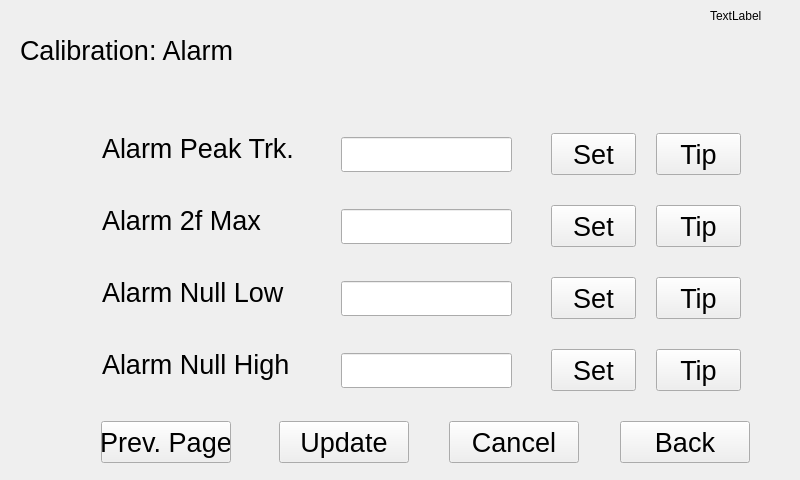
<?xml version="1.0" encoding="UTF-8"?>
<ui version="4.0">
 <class>alamDlg4</class>
 <widget class="QWidget" name="alamDlg4">
  <property name="geometry">
   <rect>
    <x>0</x>
    <y>0</y>
    <width>800</width>
    <height>480</height>
   </rect>
  </property>
  <property name="windowTitle">
   <string>Form</string>
  </property>
  <widget class="QLabel" name="label">
   <property name="geometry">
    <rect>
     <x>30</x>
     <y>20</y>
     <width>54</width>
     <height>12</height>
    </rect>
   </property>
   <property name="text">
    <string/>
   </property>
  </widget>
  <widget class="QLabel" name="label_2">
   <property name="geometry">
    <rect>
     <x>102</x>
     <y>133</y>
     <width>190</width>
     <height>32</height>
    </rect>
   </property>
   <property name="font">
    <font>
     <pointsize>16</pointsize>
    </font>
   </property>
   <property name="text">
    <string>&lt;html&gt;&lt;head/&gt;&lt;body&gt;&lt;p&gt;&lt;span style=&quot; font-size:20pt;&quot;&gt;Alarm Peak Trk.&lt;/span&gt;&lt;/p&gt;&lt;/body&gt;&lt;/html&gt;</string>
   </property>
  </widget>
  <widget class="QLabel" name="label_3">
   <property name="geometry">
    <rect>
     <x>102</x>
     <y>205</y>
     <width>181</width>
     <height>32</height>
    </rect>
   </property>
   <property name="text">
    <string>&lt;html&gt;&lt;head/&gt;&lt;body&gt;&lt;p&gt;&lt;span style=&quot; font-size:20pt;&quot;&gt;Alarm  2f  Max&lt;/span&gt;&lt;/p&gt;&lt;/body&gt;&lt;/html&gt;</string>
   </property>
  </widget>
  <widget class="QLabel" name="label_4">
   <property name="geometry">
    <rect>
     <x>102</x>
     <y>277</y>
     <width>201</width>
     <height>32</height>
    </rect>
   </property>
   <property name="text">
    <string>&lt;html&gt;&lt;head/&gt;&lt;body&gt;&lt;p&gt;&lt;span style=&quot; font-size:20pt;&quot;&gt;Alarm  Null  Low&lt;/span&gt;&lt;/p&gt;&lt;/body&gt;&lt;/html&gt;</string>
   </property>
  </widget>
  <widget class="QLabel" name="label_5">
   <property name="geometry">
    <rect>
     <x>102</x>
     <y>349</y>
     <width>211</width>
     <height>32</height>
    </rect>
   </property>
   <property name="text">
    <string>&lt;html&gt;&lt;head/&gt;&lt;body&gt;&lt;p&gt;&lt;span style=&quot; font-size:20pt;&quot;&gt;Alarm  Null  High&lt;/span&gt;&lt;/p&gt;&lt;/body&gt;&lt;/html&gt;</string>
   </property>
  </widget>
  <widget class="QLabel" name="dateTime">
   <property name="geometry">
    <rect>
     <x>710</x>
     <y>10</y>
     <width>54</width>
     <height>12</height>
    </rect>
   </property>
   <property name="text">
    <string>TextLabel</string>
   </property>
  </widget>
  <widget class="QLineEdit" name="Tlimit_lineEdit">
   <property name="geometry">
    <rect>
     <x>341</x>
     <y>137</y>
     <width>171</width>
     <height>35</height>
    </rect>
   </property>
   <property name="font">
    <font>
     <pointsize>20</pointsize>
    </font>
   </property>
  </widget>
  <widget class="QLineEdit" name="TwoFSat_lineEdit">
   <property name="geometry">
    <rect>
     <x>341</x>
     <y>209</y>
     <width>171</width>
     <height>35</height>
    </rect>
   </property>
   <property name="font">
    <font>
     <pointsize>20</pointsize>
    </font>
   </property>
  </widget>
  <widget class="QLineEdit" name="NullHigh_lineEdit">
   <property name="geometry">
    <rect>
     <x>341</x>
     <y>281</y>
     <width>171</width>
     <height>35</height>
    </rect>
   </property>
   <property name="font">
    <font>
     <pointsize>20</pointsize>
    </font>
   </property>
  </widget>
  <widget class="QLineEdit" name="NullLow_lineEdit">
   <property name="geometry">
    <rect>
     <x>341</x>
     <y>353</y>
     <width>171</width>
     <height>35</height>
    </rect>
   </property>
   <property name="font">
    <font>
     <pointsize>20</pointsize>
    </font>
   </property>
  </widget>
  <widget class="QPushButton" name="temperaturedifferencelimitedrestartTip">
   <property name="geometry">
    <rect>
     <x>656</x>
     <y>133</y>
     <width>85</width>
     <height>42</height>
    </rect>
   </property>
   <property name="font">
    <font>
     <pointsize>20</pointsize>
    </font>
   </property>
   <property name="text">
    <string>Tip</string>
   </property>
  </widget>
  <widget class="QPushButton" name="spectralsaturationthresholdTip">
   <property name="geometry">
    <rect>
     <x>656</x>
     <y>205</y>
     <width>85</width>
     <height>42</height>
    </rect>
   </property>
   <property name="font">
    <font>
     <pointsize>20</pointsize>
    </font>
   </property>
   <property name="text">
    <string>Tip</string>
   </property>
  </widget>
  <widget class="QPushButton" name="darkcurrenttoolow">
   <property name="geometry">
    <rect>
     <x>656</x>
     <y>277</y>
     <width>85</width>
     <height>42</height>
    </rect>
   </property>
   <property name="font">
    <font>
     <pointsize>20</pointsize>
    </font>
   </property>
   <property name="text">
    <string>Tip</string>
   </property>
   <property name="iconSize">
    <size>
     <width>90</width>
     <height>30</height>
    </size>
   </property>
  </widget>
  <widget class="QPushButton" name="darkcurrenttoohighTip">
   <property name="geometry">
    <rect>
     <x>656</x>
     <y>349</y>
     <width>85</width>
     <height>42</height>
    </rect>
   </property>
   <property name="font">
    <font>
     <pointsize>20</pointsize>
    </font>
   </property>
   <property name="text">
    <string>Tip</string>
   </property>
  </widget>
  <widget class="QPushButton" name="back">
   <property name="geometry">
    <rect>
     <x>620</x>
     <y>421</y>
     <width>130</width>
     <height>42</height>
    </rect>
   </property>
   <property name="font">
    <font>
     <pointsize>20</pointsize>
    </font>
   </property>
   <property name="text">
    <string>Back</string>
   </property>
  </widget>
  <widget class="QPushButton" name="cancel">
   <property name="geometry">
    <rect>
     <x>449</x>
     <y>421</y>
     <width>130</width>
     <height>42</height>
    </rect>
   </property>
   <property name="font">
    <font>
     <pointsize>20</pointsize>
    </font>
   </property>
   <property name="text">
    <string>Cancel</string>
   </property>
  </widget>
  <widget class="QPushButton" name="pageUp">
   <property name="geometry">
    <rect>
     <x>101</x>
     <y>421</y>
     <width>130</width>
     <height>42</height>
    </rect>
   </property>
   <property name="font">
    <font>
     <pointsize>20</pointsize>
    </font>
   </property>
   <property name="text">
    <string>Prev. Page</string>
   </property>
  </widget>
  <widget class="QPushButton" name="ok">
   <property name="geometry">
    <rect>
     <x>279</x>
     <y>421</y>
     <width>130</width>
     <height>42</height>
    </rect>
   </property>
   <property name="font">
    <font>
     <pointsize>20</pointsize>
    </font>
   </property>
   <property name="text">
    <string>Update</string>
   </property>
  </widget>
  <widget class="QLabel" name="label_7">
   <property name="geometry">
    <rect>
     <x>20</x>
     <y>20</y>
     <width>241</width>
     <height>61</height>
    </rect>
   </property>
   <property name="text">
    <string>&lt;html&gt;&lt;head/&gt;&lt;body&gt;&lt;p&gt;&lt;span style=&quot; font-size:20pt;&quot;&gt;Calibration:  Alarm&lt;/span&gt;&lt;/p&gt;&lt;/body&gt;&lt;/html&gt;</string>
   </property>
  </widget>
  <widget class="QPushButton" name="Tlimit_change">
   <property name="geometry">
    <rect>
     <x>551</x>
     <y>133</y>
     <width>85</width>
     <height>42</height>
    </rect>
   </property>
   <property name="font">
    <font>
     <pointsize>20</pointsize>
    </font>
   </property>
   <property name="text">
    <string>Set</string>
   </property>
  </widget>
  <widget class="QPushButton" name="TwoFSat_change">
   <property name="geometry">
    <rect>
     <x>551</x>
     <y>205</y>
     <width>85</width>
     <height>42</height>
    </rect>
   </property>
   <property name="font">
    <font>
     <pointsize>20</pointsize>
    </font>
   </property>
   <property name="text">
    <string>Set</string>
   </property>
  </widget>
  <widget class="QPushButton" name="NullHigh_change">
   <property name="geometry">
    <rect>
     <x>551</x>
     <y>277</y>
     <width>85</width>
     <height>42</height>
    </rect>
   </property>
   <property name="font">
    <font>
     <pointsize>20</pointsize>
    </font>
   </property>
   <property name="text">
    <string>Set</string>
   </property>
  </widget>
  <widget class="QPushButton" name="NullLow_change">
   <property name="geometry">
    <rect>
     <x>551</x>
     <y>349</y>
     <width>85</width>
     <height>42</height>
    </rect>
   </property>
   <property name="font">
    <font>
     <pointsize>20</pointsize>
    </font>
   </property>
   <property name="text">
    <string>Set</string>
   </property>
  </widget>
 </widget>
 <resources/>
 <connections/>
</ui>
